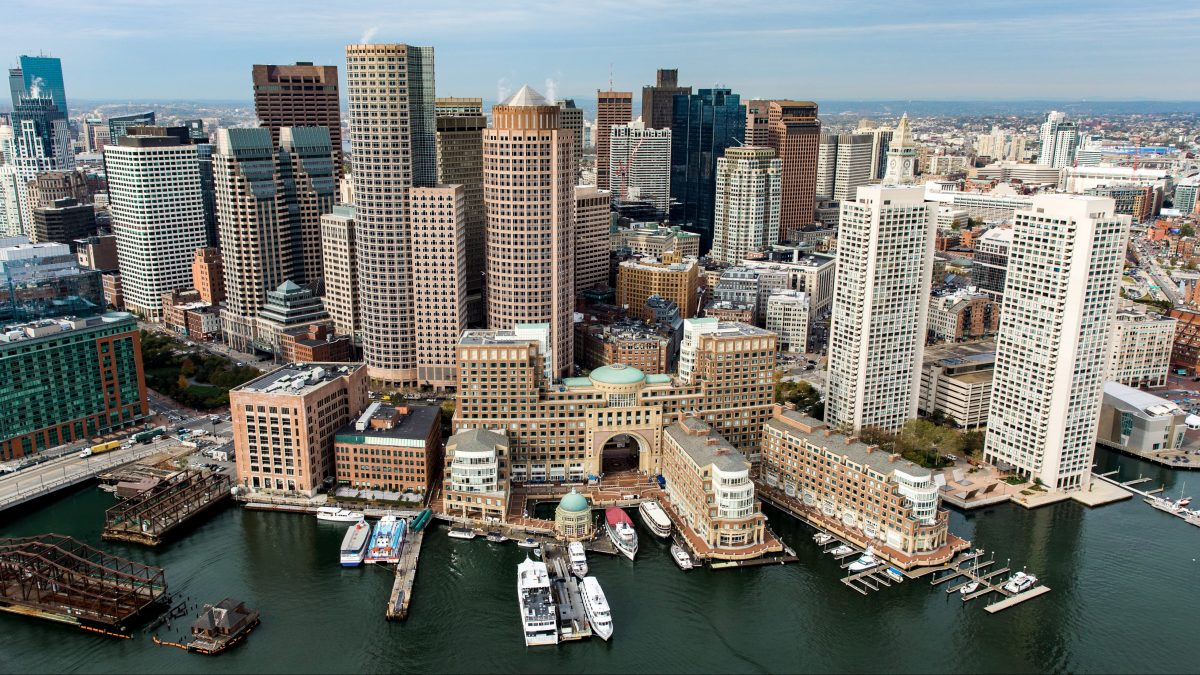
#> input picture opencv-(task 3)/boston.jpg, 1200 x 675 px
$ python thresh.py
#> lines starting #> are read from the running program, lines starting #| are printed output that depends on the picture; after the words box and inside, x2 and y2 are one past the last pixel; in counts of white or black regions, pixels touching at a corner belong together
import cv2 as cv
import numpy as np

img=cv.imread('boston.jpg')
#> img is the input picture: shape (675, 1200, 3); mean B, G, R 116.3, 120.8, 118.7


gray=cv.cvtColor(img, cv.COLOR_BGR2GRAY)
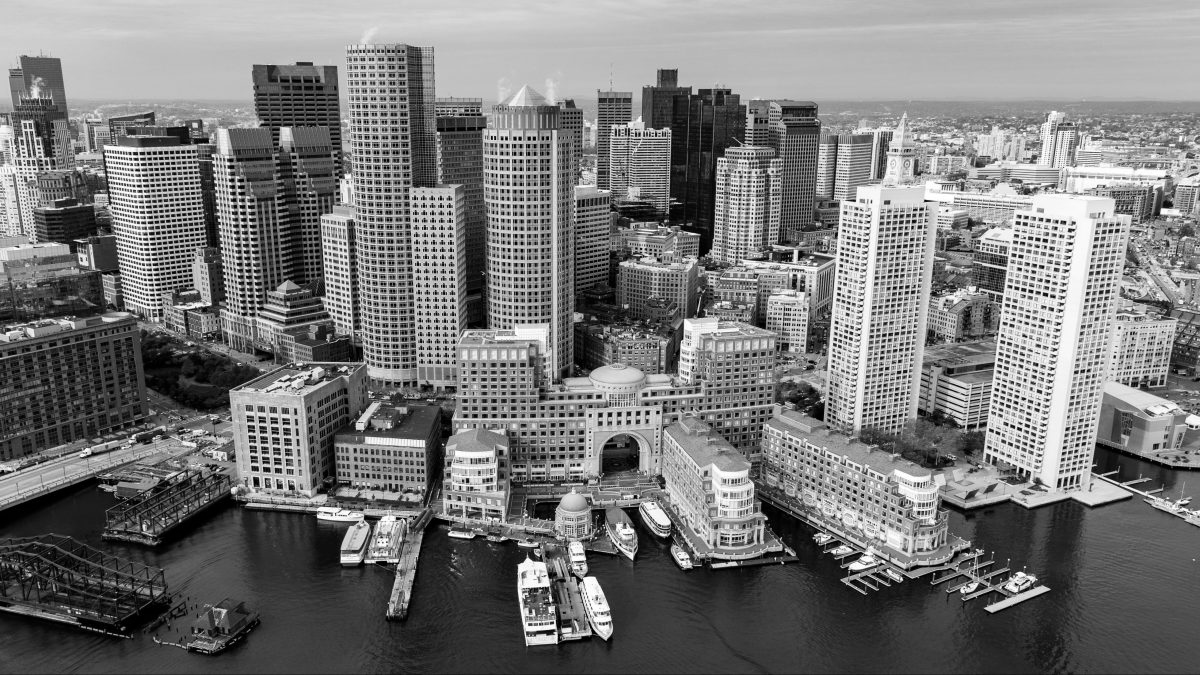
#> gray: shape (675, 1200); min 0, max 255, mean 119.7

threshold, thresh=cv.threshold(gray,160,225,cv.THRESH_BINARY)
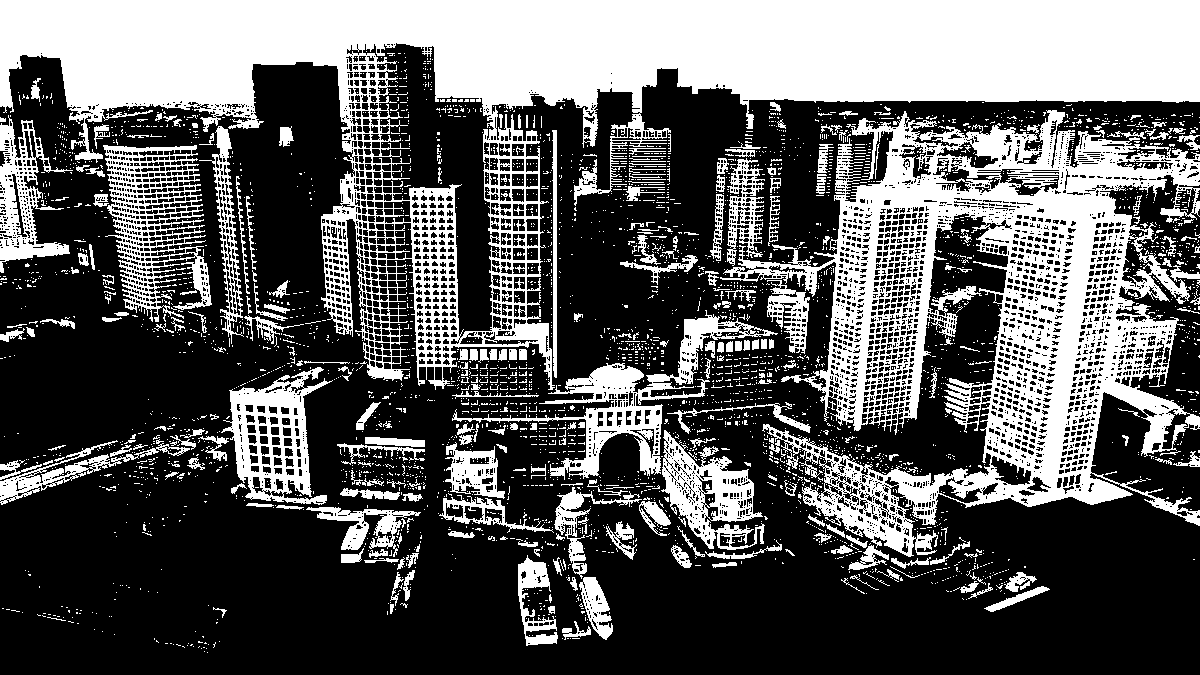
#> thresh: shape (675, 1200); values 0 (black) and 225 (white), 36.1% white; 3766 white regions (3482 under 20 px), largest, box (x1, y1, x2, y2) and area: (0, 0, 1200, 390) 134676, (720, 110, 1200, 557) 78206, (452, 310, 778, 480) 8187
cv.imshow('Thresh', thresh)

#> (the run stopped early here; a loop or call above may not have finished)

$ run again, with opencv-(task 3)/park.jpg copied over opencv-(task 3)/boston.jpg
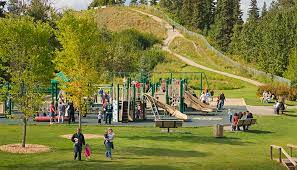
#> input picture opencv-(task 3)/park.jpg, 297 x 170 px
#> img is the input picture: shape (170, 297, 3); mean B, G, R 62.6, 124, 125
#> `gray=cv.cvtColor(img, cv.COLOR_BGR2GRAY)`:
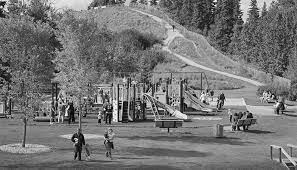
#> gray: shape (170, 297); min 0, max 255, mean 117.3
#> `threshold, thresh=cv.threshold(gray,160,225,cv.THRESH_BINARY)`:
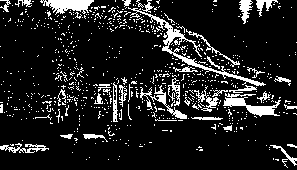
#> thresh: shape (170, 297); values 0 (black) and 225 (white), 12.9% white; 744 white regions (704 under 20 px), largest, box (x1, y1, x2, y2) and area: (128, 7, 266, 86) 872, (223, 93, 281, 117) 501, (40, 0, 94, 15) 473
